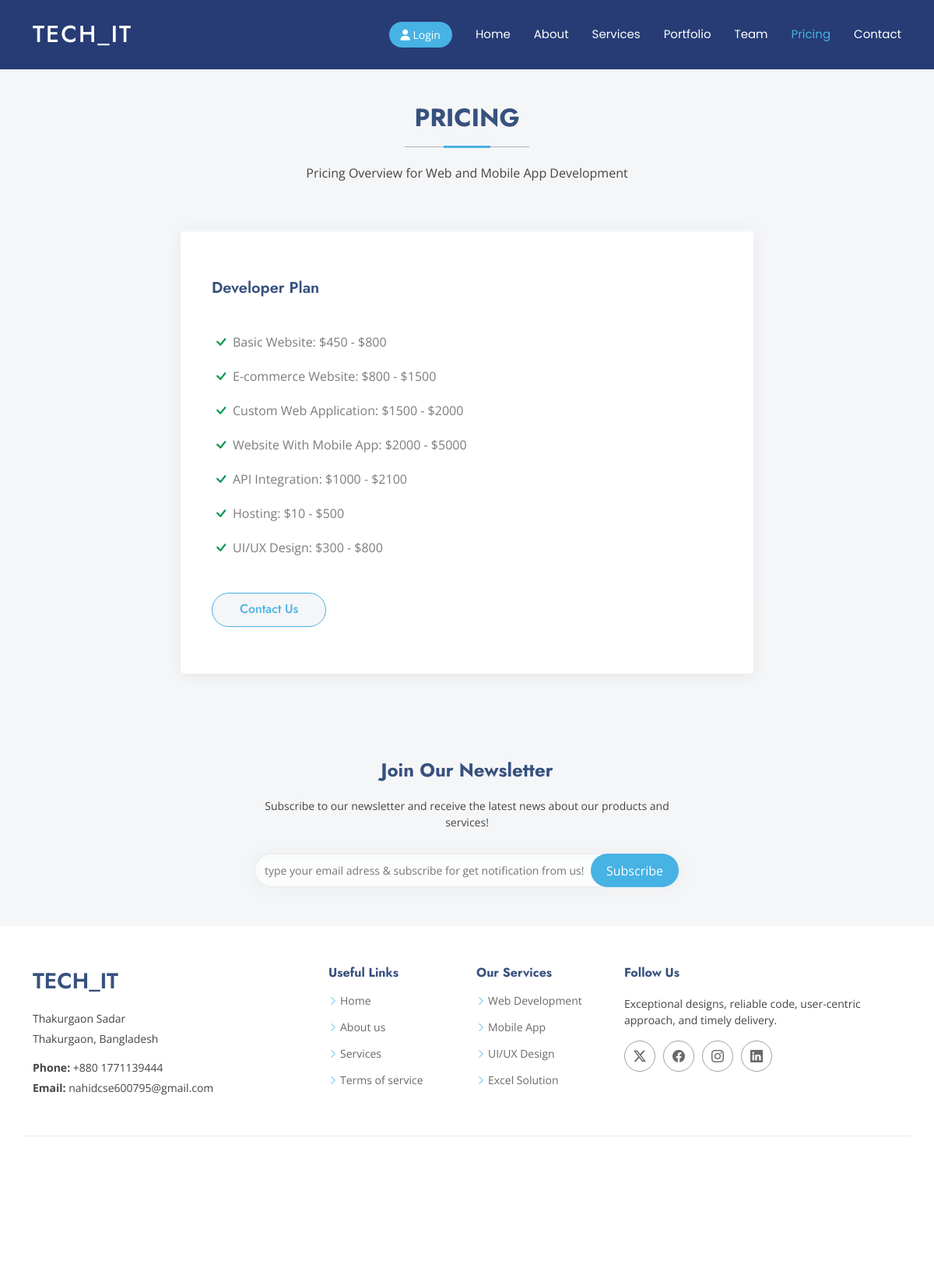
The page /pricing/ on the database its author committed.
### Functions/models.py (models this page shows)
class Pricing(models.Model):
    Title = models.CharField(max_length=250)
    max_price = models.PositiveIntegerField()
    min_price = models.PositiveIntegerField()

### Functions/views.py (the view)
# urls.py: path('pricing/', Pricings.as_view(), name = 'pricing'),
class Pricings(View):
    def get(self, request):
        prices = Pricing.objects.all()
        cp = {
            "prices":prices,
        }
        return render(request,'pricing/pricing.html', context = cp)

### Functions/context.py (called while the page is built)
def context_data(request):
    number = PublicMessage.objects.filter(seen_status = False).count()
    return{
        "number":number,
    }

### templates/pricing/pricing.html (shortened to what this page needs)
{% extends 'base_template.html' %}
{% block content %}
<div class="mt-5" style="color: white;">.</div>
    <section id="pricing" class="pricing section">
        <div class="container section-title" data-aos="fade-up">
          <h2>Pricing</h2>
          <p>Pricing Overview for Web and Mobile App Development</p>
        </div>
        <div class="container">
          <div class="row gy-4">
            <div class="col-lg-8 me-auto ms-auto" data-aos="zoom-in" data-aos-delay="300">
              <div class="pricing-item">
                <h3>Developer Plan</h3>
                <ul>
                  {% for i in prices %}
                  <li><i class="bi bi-check"></i> <span>{{i.Title}}: ${{i.max_price}} - ${{i.min_price}}</span></li>
                  {% endfor %}
                </ul>
                <a href="/contuct_us/#contact/" class="buy-btn">Contact Us</a>
              </div>
            </div>
          </div>
        </div>
      </section>
{% endblock content %}

### static/assets/css/main.css (style rules this page uses)
:root { --default-font: "Open Sans", system-ui, -apple-system, "Segoe UI", Roboto, "Helvetica Neue", Arial, "Noto Sans", "Liberation Sans", sans-serif, "Apple Color Emoji", "Segoe UI Emoji", "Segoe UI Symbol", "Noto Color Emoji"; --heading-font: "Jost", sans-serif; --nav-font: "Poppins", sans-serif; }
:root { --background-color: #ffffff; --default-color: #444444; --heading-color: #37517e; --accent-color: #47b2e4; --contrast-color: #ffffff; }
:root { --nav-color: #ffffff; --nav-hover-color: #47b2e4; --nav-dropdown-background-color: #ffffff; --nav-dropdown-color: #444444; --nav-dropdown-hover-color: #47b2e4; }
:root { --hero-background-color: #37517e; --hero-color: #ffffff; }
:root { scroll-behavior: smooth; }
body { color: var(--default-color); background-color: var(--background-color); font-family: var(--default-font); }
a { color: var(--accent-color); text-decoration: none; transition: 0.3s; }
h1, h2, h3, h4, h5, h6 { color: var(--heading-color); font-family: var(--heading-font); }
section, .section { color: var(--default-color); background-color: var(--background-color); padding: 60px 0; scroll-margin-top: 88px; overflow: clip; }
.section-title { text-align: center; padding-bottom: 60px; position: relative; }
.section-title h2 { font-size: 32px; font-weight: 700; margin-bottom: 20px; padding-bottom: 20px; text-transform: uppercase; position: relative; }
.section-title h2:before { content: ""; position: absolute; display: block; width: 160px; height: 1px; background: color-mix(in srgb, var(--default-color), transparent 60%); left: 0; right: 0; bottom: 1px; margin: auto; }
.section-title h2::after { content: ""; position: absolute; display: block; width: 60px; height: 3px; background: var(--accent-color); left: 0; right: 0; bottom: 0; margin: auto; }
.section-title p { margin-bottom: 0; }
.pricing { --background-color: color-mix(in srgb, var(--heading-color), transparent 95%); }
.pricing .pricing-item { background-color: var(--contrast-color); box-shadow: 0 3px 20px -2px color-mix(in srgb, var(--default-color), transparent 90%); border-top: 4px solid var(--background-color); padding: 60px 40px; height: 100%; border-radius: 5px; }
.pricing h3 { font-weight: 600; margin-bottom: 15px; font-size: 20px; }
.pricing ul { padding: 20px 0; list-style: none; color: color-mix(in srgb, var(--default-color), transparent 30%); text-align: left; line-height: 20px; }
.pricing ul li { padding: 10px 0; display: flex; align-items: center; }
.pricing ul i { color: #059652; font-size: 24px; padding-right: 3px; }
.pricing .buy-btn { color: var(--accent-color); background-color: var(--background-color); display: inline-block; padding: 8px 35px 10px 35px; border-radius: 50px; transition: none; font-size: 16px; font-weight: 500; font-family: var(--heading-font); transition: 0.3s; border: 1px solid var(--accent-color); }

### rows shown on the page
Pricing: Title "Basic Website", max_price "450", min_price "800"
Pricing: Title "E-commerce Website", max_price "800", min_price "1500"
Pricing: Title "Custom Web Application", max_price "1500", min_price "2000"
Pricing: Title "Website With Mobile App", max_price "2000", min_price "5000"
Pricing: Title "API Integration", max_price "1000", min_price "2100"
Pricing: Title "Hosting", max_price "10", min_price "500"
Pricing: Title "UI/UX Design", max_price "300", min_price "800"
